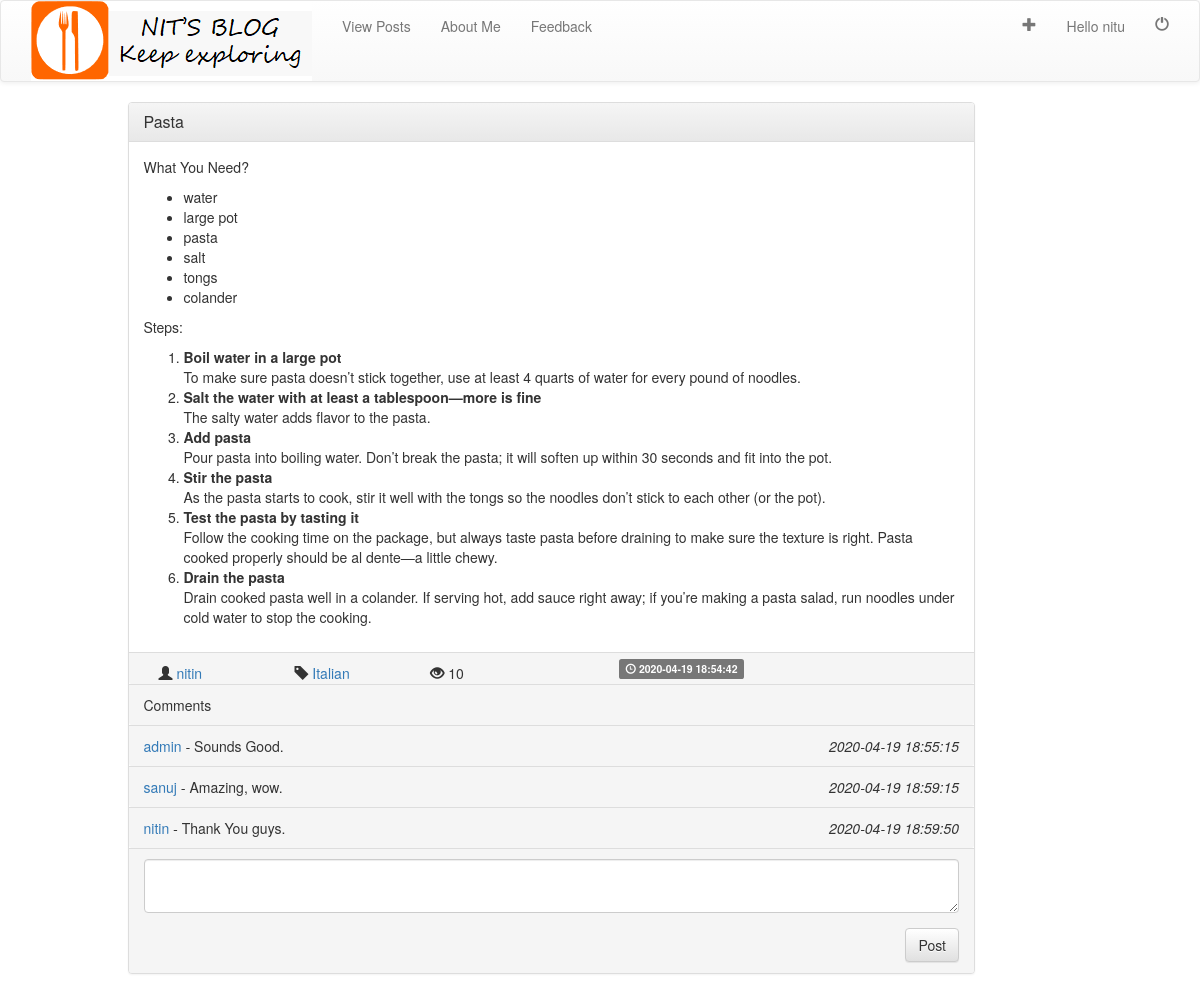
/posts/post.php?id=21 (signed in), run on the app's committed database.
### tables this page shows
CREATE TABLE `posts` (
  `postID` int(11) NOT NULL,
  `postTitle` varchar(200) NOT NULL,
  `postDesc` varchar(10000) NOT NULL,
  `postTime` timestamp NOT NULL DEFAULT current_timestamp() ON UPDATE current_timestamp(),
  `postTag` varchar(40) NOT NULL,
  `postAuthor` varchar(40) NOT NULL
);

CREATE TABLE `user_post` (
  `postAuthor` varchar(40) NOT NULL,
  `postID` int(11) NOT NULL,
  `postLikes` int(11) NOT NULL DEFAULT 0,
  `postDisLikes` int(11) NOT NULL,
  `postComments` int(11) NOT NULL DEFAULT 0,
  `postViews` int(11) NOT NULL DEFAULT 0
);

CREATE TABLE `comments` (
  `postID` int(11) NOT NULL,
  `commentID` int(11) NOT NULL,
  `commentDesc` varchar(500) NOT NULL,
  `commentAuthor` varchar(500) NOT NULL,
  `commentTime` timestamp NOT NULL DEFAULT current_timestamp() ON UPDATE current_timestamp()
);

### include/algos.php (called while the page is built, shortened)
<?php
function increament_views($id , $author) {
  include("../db/dbconnect.php");
  $query="SELECT *
          FROM user_post
          WHERE postID='$id'
          ";
  $result=mysqli_query($conn , $query);
  if($result==true) {
      if(mysqli_num_rows($result) == 1) {
          while($row = mysqli_fetch_assoc($result)) {
              $views=$row['postViews'];
              $views = $views + 1;
              $query="UPDATE user_post
                      SET postViews='$views'
                      WHERE postID='$id'
                      ";
              $res=mysqli_query($conn , $query);
              return $row['postViews'];
          }
      }
  } else {
      echo "Failed to load views";
  }
}
return 0;
?>

### include/frame_comment.php (the view)
<div class="panel-footer">
      <span>
            <a href=<?php echo "../users/profile.php?user=".$comment['commentAuthor'];?> >
                <?php echo $comment['commentAuthor']; ?>
            </a>
            <i>-</i>
              <?php echo $comment['commentDesc']; ?>
      </span>
      <span>
          <span class="pull-right"><i><?php echo $comment['commentTime']; ?></i></span>
      </span>
</div>

### include/frame_post.php (shortened to what this page needs)
<?php
	include_once("bootstrap_cdn.php");
?>
<div class="container">
		<div class="row">
			<div class="col-md-9 col-md-offset-1">
			<div class="panel panel-default">
		  		<div class="panel-heading">
		    		<h3 class="panel-title">
		    			<a href=<?php echo "post.php?id="; echo $id; ?> ><?php echo $title; ?></a>
		    		</h3>
		  		</div>
		  		<div class="panel-body">
						<?php
							echo $desc;
		    		?>
		  		</div>
		  		<div class="panel-footer">
						<span class="col-sm-2">
				  			<span class="glyphicon glyphicon-user" aria-hidden="true"></span>
				  			<a href=<?php echo "../users/profile.php?user="; echo $author; ?> >
										<?php echo $author?>
				  			</a>
					</span>
					<span class="col-sm-2">
							<span class="glyphicon glyphicon-tag" aria-hidden="true"></span>
			  			<a href=<?php echo "post.php?tags="; echo $tags; ?> >
									<?php echo $tags;?>
			  			</a>
					</span>
						<span class="col-sm-3">
							<?php
								 if(isset($views)) {
									 echo "<span class='glyphicon glyphicon-eye-open' aria-hidden='true'></span>"." ".$views;
								 }
							?>
						</span>
		  			<span class="label label-default">
							<span class="glyphicon glyphicon-time" aria-hidden="true"></span> <?php echo $time ?>
						</span>
		  		</div>
			<?php
					if(isset($_REQUEST['id'])) {
							include("../posts/comments.php");
							if(isset($_SESSION['username']))
									include("../include/commentform.php");
					}
			?>
			</div>
		</div>
		</div>
</div>

### posts/comments.php
<?php
      $query="SELECT * FROM comments WHERE postID='$id'  ";
      $result=mysqli_query($conn , $query);
      if($result) {
        echo "
        <div class='panel-footer'>
        Comments
        </div>
        ";
          if(mysqli_num_rows($result) > 0) {
            while($comment=mysqli_fetch_assoc($result)) {
                include("../include/frame_comment.php");
            }
          }
      } else {
        echo "Query failed";
      }
?>

### data on the page
posts: postTitle "Pasta", postDesc "What You Need? water large pot pasta salt tongs colander Steps: Boil water in a large pot To make sure pasta doesn’t stick together, use at least 4 quarts of water for every pound of noodles. Salt the water with at least a tablespoon—more is fine The salty water adds flavor to the pasta. Add pasta Pour pasta into boiling water. Don’t break the pasta; it will soften up within 30 seconds and fit into the pot. Stir the pasta As the pasta starts to cook, stir it well with the tongs so the noodles don’t stick to each other (or the pot). Test the pasta by tasting it Follow the cooking time on the package, but always taste pasta before draining to make sure the texture is right. Pasta cooked…", postAuthor "nitin", postTag "Italian", views "10", postTime "2020-04-19 18:54:42"
comments: commentAuthor "admin", commentDesc "Sounds Good.", commentTime "2020-04-19 18:55:15"
comments: commentAuthor "sanuj", commentDesc "Amazing, wow.", commentTime "2020-04-19 18:59:15"
comments: commentAuthor "nitin", commentDesc "Thank You guys.", commentTime "2020-04-19 18:59:50"

### other printed values
$username "nitu"
